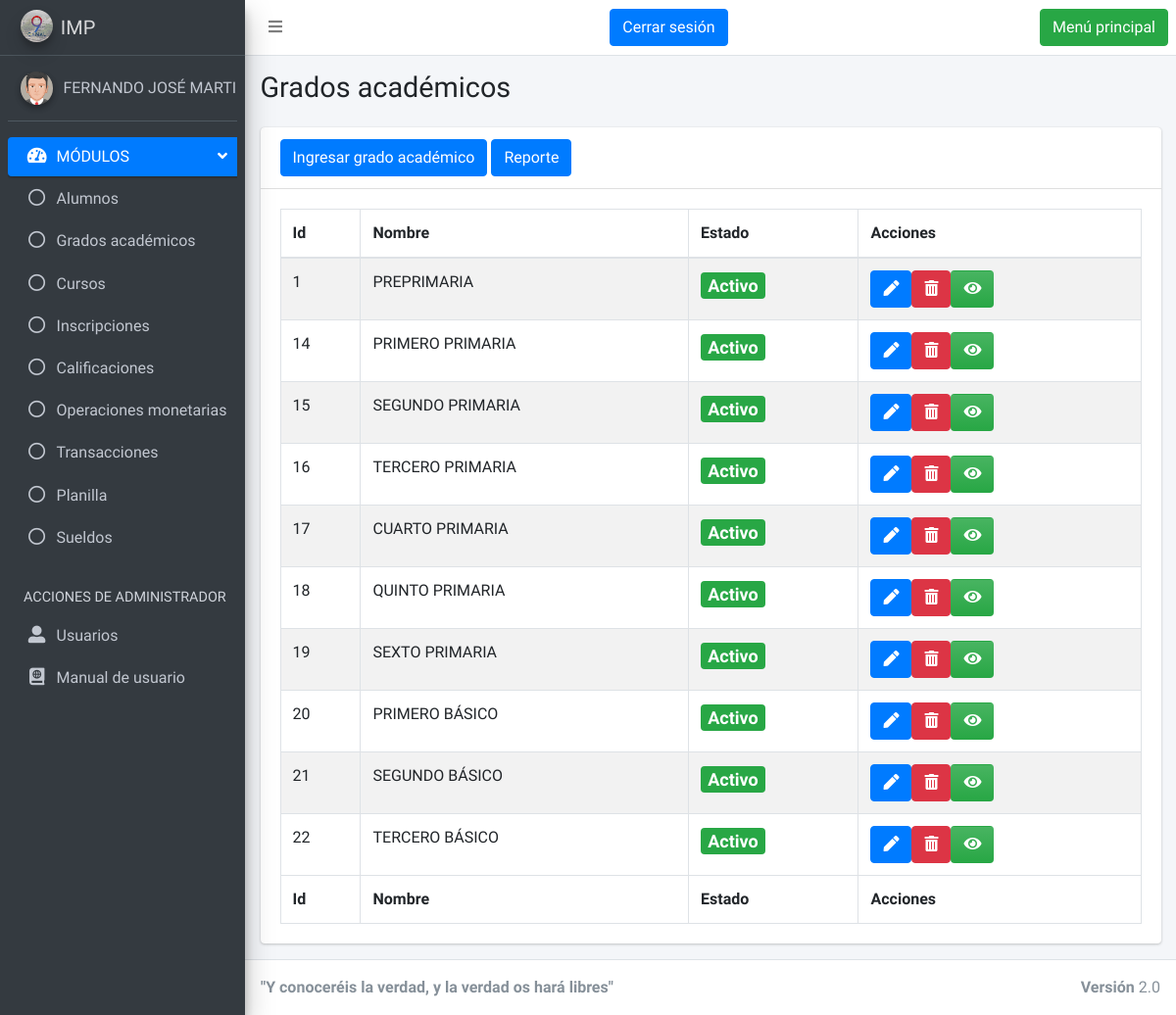
Page /vistas/grado.php (signed in) on the earlier database version.
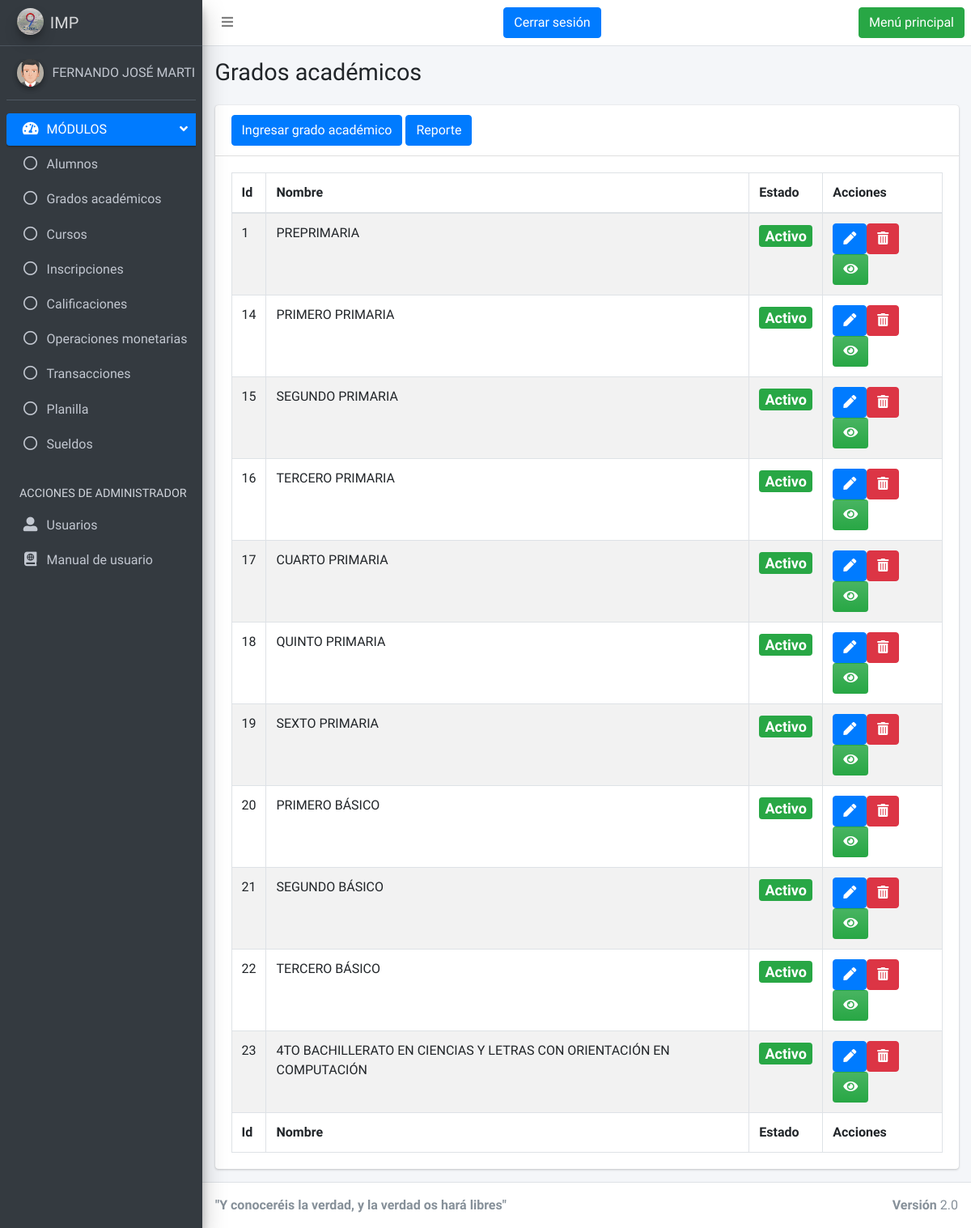
Same page on the later database version.
### tables this page shows
CREATE TABLE `grados` (
  `id` int(10) UNSIGNED NOT NULL,
  `nombre` varchar(100) NOT NULL,
  `estado` int(11) NOT NULL DEFAULT 1,
  `fecha_commit` timestamp NOT NULL DEFAULT current_timestamp()
);

### clases/Grado.php (called while the page is built, shortened)
<?php
    class Grado{
        public $id;
        public $nombre;
        public $estado;
        public function getId(){
            return $this->id;
        }
        public function setId($_id){
            $this->id = $_id;
        }
        public function getNombre(){
            return $this->nombre;
        }
        public function setNombre($_nombre){
            $this->nombre = $_nombre;
        }
        public function getEstado(){
            return $this->estado;
        }
        public function setEstado($_estado){
            $this->estado = $_estado;
        }
public function obtenerGrados(){
$conexion = new Conexion();
$conexion->conectar();
$resultadoGrado = array();
$sql = "select *from grados";
$ejecutar = mysqli_query($conexion->db, $sql);
while($fila = mysqli_fetch_array($ejecutar)){
    $gradoIndex = new Grado();
    $gradoIndex->setId($fila['id']);
    $gradoIndex->setNombre($fila['nombre']);
    $gradoIndex->setEstado($fila['estado']);
    $gradoIndex->setFechaCommit($fila['fecha_commit']);
    array_push($resultadoGrado,$gradoIndex);
}
return $resultadoGrado;
}
}
?>

### db/Conexion.php (called while the page is built, shortened)
<?php
 class Conexion{
     public $hostname="localhost";
     public $username="root";
     public $password="";
     public $dbname="db_a6edc2_dbimp";
     public function getHostname(){
         return $this->hostname;
     }
     public function getUserName(){
         return $this->username;
     }
     public function getPassword(){
         return $this->password;
     }
     public function getDbName(){
         return $this->dbname;
     }
     public function conectar(){
        $this->db = mysqli_connect($this->getHostname(),$this->getUserName(), $this->getPassword())
        or die("<html><script language='JavaScript'>alert('¡No es posible conectarse a la base de datos! Vuelve a intentarlo más tarde.'),history.go(-1)</script></html>");
     }
}
?>

### vistas/grado.php (the view, shortened to what the changed rows need)
<?php
include ("layout/header.php");
?>
<?php
include ("layout/nav.php");
?>
<div class="content-wrapper">
    <section class="content-header">
      <div class="container-fluid">
        <div class="row mb-2">
          <div class="col-sm-6">
            <h1>Grados académicos</h1>
          </div>
        </div>
      </div>
    </section>
    <section class="content">
      <div class="container-fluid">
        <div class="row">
          <div class="col-12">
            <div class="card">
              <div class="card-body">
                <table id="example1" class="table table-bordered table-striped">
                  <thead>
                  <tr>
                    <th>Id</th>
                    <th>Nombre</th>
                    <th>Estado</th>
                    <th>Acciones</th>
                  </tr>
                  </thead>
                  <tbody>
                  <?php
                  $grado = new Grado();
                  $gradoArray = $grado->obtenerGrados();
                  for($i=0; $i<sizeof($gradoArray); $i++){
                    $id =  $gradoArray[$i]->getId();
                    $nombre = $gradoArray[$i]->getNombre();
                    $estado = $gradoArray[$i]->getEstado();
                    echo "<tr>";
                    echo "
                        <td>$id</td>
                        <td>$nombre</td>";
                    if($estado==1){
                      echo "<td><h4><span class='badge bg-success'>Activo</span></h4></td>";
                    }else{
                      echo "<td><h4><span class='badge bg-danger'>Inactivo</span></h4></td>";
                    }
                    echo "<td><a type='submit' href='grado_editar.php?id=$id' class='btn btn-primary'>
                    <i class='fas fa-pen'></i>
                    </a>";
                    if($estado==1){
                    echo"<a type='submit' class='btn btn-danger' id='btnEliminarGrado' href='../crud/eliminarGrado.php?id=$id'>
                    <i class='fas fa-trash-alt'></i>
                    </a>";
                    }else{
                      echo"<a type='submit' class='btn btn-warning' id='btnReactivarGrado' href='../crud/reactivarGrado.php?id=$id'>
                    <i class='fa fa-arrow-left'></i>
                    </a>";
                    }
                    echo"<a type='submit' href='grado_vista.php?id=$id'class='btn bg-gradient-success'>
                    <i class='fas fa-eye'></i>
                    </a></td>";
                    echo "</tr>";
                  }
                  ?>
                  </tbody>
                  <tfoot>
                  <tr>
                  <th>Id</th>
                    <th>Nombre</th>
                    <th>Estado</th>
                    <th>Acciones</th>
                  </tr>
                  </tfoot>
                </table>
              </div>
            </div>
          </div>
        </div>
      </div>
    </section>
  </div>
<?php
include ("layout/footer.php");
?>

Differences in the rows shown:
added grados: id "23", nombre "4TO BACHILLERATO EN CIENCIAS Y LETRAS CON ORIENTACIÓN EN COMPUTACIÓN", estado "Activo"
